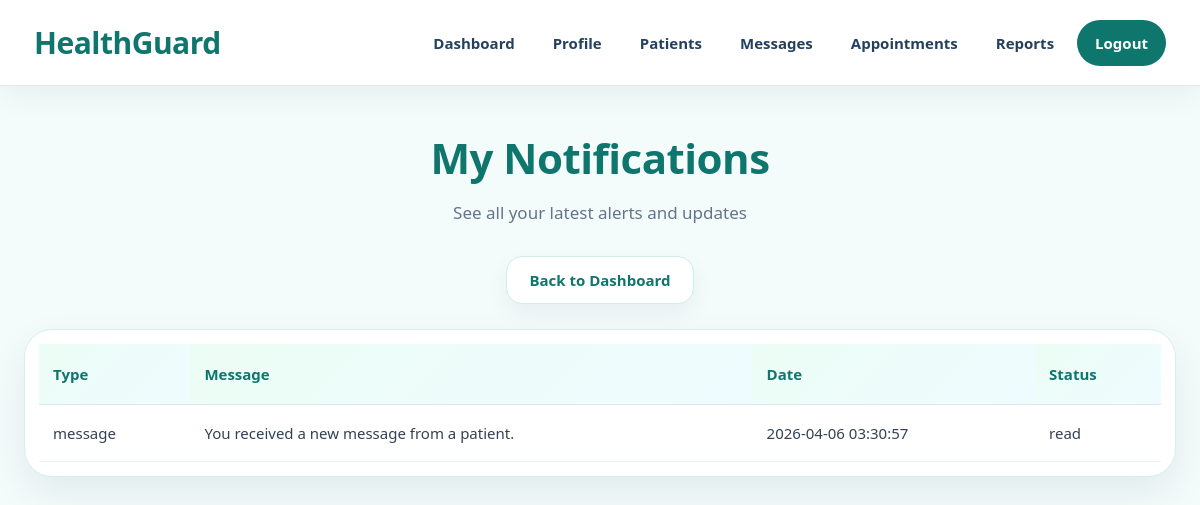
Page /doctor/my_notifications.php (signed in) on the committed database.
### tables this page shows
CREATE TABLE IF NOT EXISTS `notifications` (
  `notification_id` int NOT NULL AUTO_INCREMENT,
  `user_id` int NOT NULL,
  `type` varchar(50) DEFAULT NULL,
  `created_at` timestamp NULL DEFAULT CURRENT_TIMESTAMP,
  `message` text,
  `status` enum('unread','read') DEFAULT 'unread',
  PRIMARY KEY (`notification_id`),
  KEY `fk_notifications_users` (`user_id`)
);

### doctor/my_notifications.php (the view, shortened to what this page needs)
<?php
$conn = OpenCon();
$user_id = $_SESSION['user_id'];
$sql = "SELECT * FROM notifications
        WHERE user_id='$user_id'
        ORDER BY created_at DESC";
$result = mysqli_query($conn, $sql);
?>
<!DOCTYPE html>
<html lang="en">
<head>
    <link rel="stylesheet" href="/HealthGuard/style.css">
</head>
<body class="doctor-page">
<?php include("../navbar.php"); ?>
<div class="section">
    <h1 class="section-title">My Notifications</h1>
    <p class="section-subtitle">See all your latest alerts and updates</p>
    <div class="hero-actions" style="justify-content:center; margin-bottom:25px;">
        <a href="/HealthGuard/doctor/doctor_dashboard.php" class="secondary-btn">Back to Dashboard</a>
    </div>
    <div class="table-wrapper">
        <table>
            <tr>
                <th>Type</th>
                <th>Message</th>
                <th>Date</th>
                <th>Status</th>
            </tr>
            <?php if (mysqli_num_rows($result) > 0) { ?>
                <?php while ($row = mysqli_fetch_assoc($result)) { ?>
                <tr>
                    <td><?php echo htmlspecialchars($row['type']); ?></td>
                    <td><?php echo htmlspecialchars($row['message']); ?></td>
                    <td><?php echo htmlspecialchars($row['created_at']); ?></td>
                    <td><?php echo htmlspecialchars($row['status']); ?></td>
                </tr>
                <?php } ?>
            <?php } else { ?>
                <tr>
                    <td colspan="4">No notifications yet.</td>
                </tr>
            <?php } ?>
        </table>
    </div>
</div>
</body>
</html>

### style.css (style rules this page uses)
* { margin: 0; padding: 0; box-sizing: border-box; }
html, body { min-height: 100%; font-family: "Segoe UI", Tahoma, Geneva, Verdana, sans-serif; scroll-behavior: smooth; }
body { background: #f5f8fc; color: #1e293b; line-height: 1.6; }
a { text-decoration: none; transition: 0.25s ease; }
.primary-btn, .secondary-btn, .danger-btn, button, a.primary-btn, a.secondary-btn, a.danger-btn { display: inline-flex !important; align-items: center !important; justify-content: center !important; text-decoration: none !important; font-weight: 800 !important; font-size: 15px !important; line-height: 1 !important; cursor: pointer !important; border-radius: 16px !important; padding: 12px 22px !important; min-height: 48px !important; transition: 0.25s ease !important; border: none; }
.secondary-btn, a.secondary-btn { background: #ffffff !important; color: #1e293b !important; border: 1px solid #d9e4ef !important; box-shadow: 0 10px 24px rgba(15, 23, 42, 0.05) !important; }
.section { width: 100%; max-width: 1380px; margin: 0 auto; padding: 38px 24px 42px; }
.section-title { font-size: 42px; font-weight: 800; text-align: center; margin-bottom: 8px; letter-spacing: -0.5px; }
.section-subtitle { text-align: center; font-size: 17px; color: #64748b; margin-bottom: 30px; }
.hero-actions { display: flex; justify-content: center; align-items: center; gap: 14px; flex-wrap: wrap; }
.table-wrapper { width: 100%; overflow-x: auto; background: #ffffff; border-radius: 28px; border: 1px solid #e2e8f0; box-shadow: 0 16px 40px rgba(15, 23, 42, 0.07); padding: 14px; }
table { width: 100%; border-collapse: collapse; min-width: 760px; }
table th { text-align: left; padding: 18px 14px; font-size: 15px; font-weight: 900; color: #0f172a; background: linear-gradient(135deg, #eff6ff, #f8fbff); border-bottom: 1px solid #dbe7f2; }
table td { padding: 16px 14px; border-bottom: 1px solid #edf2f7; color: #334155; font-size: 15px; vertical-align: middle; }
.doctor-page { background: #f3fbfb; min-height: 100vh; }
.doctor-page .secondary-btn { color: #0f766e !important; border-color: #cfeeea !important; }
.doctor-page .section-title, .doctor-page .form-box h2, .doctor-page .card h3 { color: #0f766e; }
.doctor-page .table-wrapper { border-color: #d5f0ed; }
.doctor-page table th { background: linear-gradient(135deg, #ecfdf5, #eefcff); color: #0f766e; }

### rows in the picture
notifications: type "message", message "You received a new message from a patient.", created_at "2026-04-06 03:30:57", status "read"
